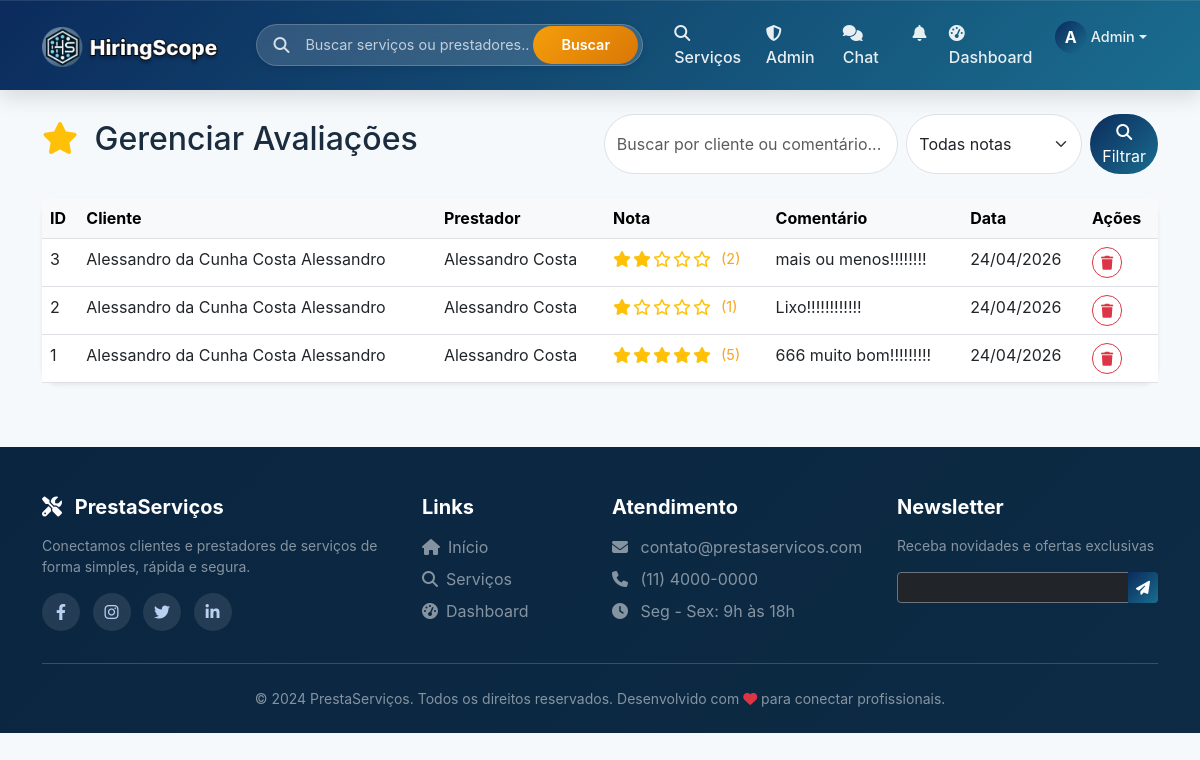
The page /admin/avaliacoes (signed in) on the database its author committed.
### models.py (models this page shows, shortened)
class Usuario(UserMixin, db.Model):
    __tablename__ = 'usuarios'
    id = db.Column(db.Integer, primary_key=True)
    nome = db.Column(db.String(100), nullable=False)
    email = db.Column(db.String(100), unique=True, nullable=False)
    senha_hash = db.Column(db.String(200), nullable=False)
    telefone = db.Column(db.String(20))
    tipo = db.Column(db.String(20), nullable=False)  # cliente, prestador
    is_admin = db.Column(db.Boolean, default=False)  # NOVO CAMPO
    data_cadastro = db.Column(db.DateTime, default=datetime.utcnow)
    foto_perfil = db.Column(db.String(200), default='default.jpg')
    foto_url = db.Column(db.String(500), nullable=True)  # URL da foto do Google
    descricao = db.Column(db.Text)
    servicos_oferecidos = db.relationship('Servico', back_populates='prestador', lazy=True, overlaps='prestador_rel')
    avaliacoes_recebidas = db.relationship('Avaliacao', foreign_keys='Avaliacao.prestador_id', back_populates='prestador', lazy=True, overlaps='avaliado_rel')
    avaliacoes_feitas = db.relationship('Avaliacao', foreign_keys='Avaliacao.cliente_id', back_populates='cliente', lazy=True, overlaps='avaliador_rel')
    favoritos = db.relationship('Favorito', foreign_keys='Favorito.cliente_id', back_populates='cliente', lazy=True, overlaps='cliente_rel')
    contratos_como_cliente = db.relationship('Contrato', foreign_keys='Contrato.cliente_id', back_populates='cliente', lazy=True, overlaps='cliente_rel')
    contratos_como_prestador = db.relationship('Contrato', foreign_keys='Contrato.prestador_id', back_populates='prestador', lazy=True, overlaps='prestador_rel')

class Avaliacao(db.Model):
    __tablename__ = 'avaliacoes'
    id = db.Column(db.Integer, primary_key=True)
    contrato_id = db.Column(db.Integer, db.ForeignKey('contratos.id'), nullable=False)  # link com contrato
    cliente_id = db.Column(db.Integer, db.ForeignKey('usuarios.id'), nullable=False)
    prestador_id = db.Column(db.Integer, db.ForeignKey('usuarios.id'), nullable=False)
    servico_id = db.Column(db.Integer, db.ForeignKey('servicos.id'), nullable=True)  # Opcional
    nota = db.Column(db.Integer, nullable=False)
    comentario = db.Column(db.Text)
    qualidade = db.Column(db.Integer, nullable=True)
    pontualidade = db.Column(db.Integer, nullable=True)
    comunicacao = db.Column(db.Integer, nullable=True)
    preco_justo = db.Column(db.Integer, nullable=True)
    data_avaliacao = db.Column(db.DateTime, default=datetime.utcnow)
    editado = db.Column(db.Boolean, default=False)
    data_edicao = db.Column(db.DateTime, nullable=True)
    cliente = db.relationship('Usuario', foreign_keys=[cliente_id], back_populates='avaliacoes_feitas')
    prestador = db.relationship('Usuario', foreign_keys=[prestador_id], back_populates='avaliacoes_recebidas')
    servico = db.relationship('Servico', foreign_keys=[servico_id], back_populates='avaliacoes')
    contrato = db.relationship('Contrato', foreign_keys=[contrato_id], back_populates='avaliacao')

### routes/admin_routes.py (the view)
@admin_bp.route('/avaliacoes')
@admin_required
def avaliacoes():
    nota = request.args.get('nota', '')
    search = request.args.get('search', '')
    query = Avaliacao.query
    if nota and nota.isdigit():
        query = query.filter_by(nota=int(nota))
    if search:
        query = query.join(Usuario, Avaliacao.cliente_id == Usuario.id).filter(
            Usuario.nome.ilike(f'%{search}%') |
            Avaliacao.comentario.ilike(f'%{search}%')
        )
    avaliacoes = query.order_by(Avaliacao.data_avaliacao.desc()).paginate(page=request.args.get('page', 1, type=int), per_page=20)
    return render_template('admin/avaliacoes.html', avaliacoes=avaliacoes, nota=nota, search=search)

### app.py (called while the page is built)
@login_manager.user_loader
def load_user(user_id):
    from models import Usuario
    return Usuario.query.get(int(user_id))

@app.context_processor
def utility_processor():
    def get_icone_categoria(categoria):
        icons = {
            'Tecnologia': 'fa-laptop-code', 'Construção': 'fa-hard-hat',
            'Design': 'fa-paintbrush', 'Educação': 'fa-chalkboard-user',
            'Saúde': 'fa-heartbeat', 'Marketing': 'fa-chart-line'
        }
        return icons.get(categoria, 'fa-tools')
    def get_cor_categoria(categoria):
        colors = {
            'Tecnologia': 'primary', 'Construção': 'warning',
            'Design': 'danger', 'Educação': 'success', 'Saúde': 'info'
        }
        return colors.get(categoria, 'dark')
    return {
        'get_icone_categoria': get_icone_categoria,
        'get_cor_categoria': get_cor_categoria,
        'now': datetime.utcnow()
    }

### routes/admin_routes.py (called while the page is built)
def admin_required(f):
    @wraps(f)
    def decorated_function(*args, **kwargs):
        if not current_user.is_authenticated or not current_user.is_admin:
            flash('Acesso negado. Área restrita para administradores.', 'danger')
            return redirect(url_for('main.index'))
        return f(*args, **kwargs)
    return decorated_function

### templates/admin/avaliacoes.html (shortened to what this page needs)
{% extends "base.html" %}
{% block content %}
<div class="container mt-4">
    <div class="d-flex justify-content-between align-items-center mb-4 flex-wrap gap-3">
        <h2>
            <i class="fas fa-star text-warning me-2"></i>
            Gerenciar Avaliações
        </h2>
        <div>
            <form method="GET" class="d-flex gap-2">
                <input type="text" name="search" class="form-control rounded-pill" placeholder="Buscar por cliente ou comentário..." value="{{ search }}">
                <select name="nota" class="form-select rounded-pill" style="width: auto;">
                    <option value="">Todas notas</option>
                </select>
                <button type="submit" class="btn btn-primary rounded-pill">
                    <i class="fas fa-search"></i> Filtrar
                </button>
            </form>
        </div>
    </div>
    <div class="card shadow-sm border-0 rounded-4">
        <div class="card-body p-0">
            <div class="table-responsive">
                <table class="table table-hover mb-0">
                    <thead class="table-light">
                        <tr>
                            <th>ID</th>
                            <th>Cliente</th>
                            <th>Prestador</th>
                            <th>Nota</th>
                            <th>Comentário</th>
                            <th>Data</th>
                            <th>Ações</th>
                        </tr>
                    </thead>
                    <tbody>
                        {% for avaliacao in avaliacoes.items %}
                        <tr>
                            <td>{{ avaliacao.id }}</td>
                            <td>{{ avaliacao.cliente.nome if avaliacao.cliente else 'Cliente' }}</td>
                            <td>{{ avaliacao.prestador.nome if avaliacao.prestador else 'Prestador' }}</td>
                            <td>
                                <div class="rating">
                                    {% for i in range(5) %}
                                        {% if i < avaliacao.nota %}
                                            <i class="fas fa-star text-warning"></i>
                                        {% else %}
                                            <i class="far fa-star text-warning"></i>
                                        {% endif %}
                                    {% endfor %}
                                    <span class="ms-2">({{ avaliacao.nota }})</span>
                                </div>
                            </td>
                            <td>{{ avaliacao.comentario[:50] }}{% if avaliacao.comentario and avaliacao.comentario|length > 50 %}...{% endif %}</td>
                            <td>{{ avaliacao.data_avaliacao.strftime('%d/%m/%Y') }}</td>
                            <td>
                                <form action="{{ url_for('admin.delete_avaliacao', avaliacao_id=avaliacao.id) }}" method="POST" class="d-inline" onsubmit="return confirm('Tem certeza que deseja remover esta avaliação?')">
                                    <button type="submit" class="btn btn-sm btn-outline-danger rounded-pill">
                                        <i class="fas fa-trash"></i>
                                    </button>
                                </form>
                            </td>
                        </tr>
                        {% endfor %}
                    </tbody>
                </table>
            </div>
        </div>
    </div>
</div>
{% endblock %}

### templates/components/base/navbar.html (shortened to what this page needs)
<nav class="navbar navbar-expand-lg navbar-dark sticky-top">
    <div class="container">
        <a class="navbar-brand" href="{{ url_for('main.index') }}">
            <img src="{{ url_for('static', filename='img/logo.png') }}"
                 alt="PrestaServiços"
                 class="navbar-logo"
                 style="height: 42px;"
                 onerror="this.onerror=null; this.parentNode.innerHTML='<i class=\'fas fa-tools me-2\'></i> PrestaServiços';">
        </a>
        <div class="search-bar-desktop d-none d-lg-block">
            <div class="search-bar-wrapper">
                <div class="search-icon"><i class="fas fa-search"></i></div>
                <input type="text" id="globalSearchInput" class="search-input" placeholder="Buscar serviços ou prestadores...">
                <button id="globalSearchBtn" class="search-btn">Buscar</button>
            </div>
        </div>
        <div class="collapse navbar-collapse" id="navbarNav">
            <ul class="navbar-nav ms-auto">
                <li class="nav-item">
                    <a class="nav-link" href="{{ url_for('servico.lista') }}">
                        <i class="fas fa-search me-1"></i> Serviços
                    </a>
                </li>
                {% if current_user.is_authenticated and current_user.is_admin %}
                <li class="nav-item">
                    <a class="nav-link" href="{{ url_for('admin.dashboard') }}">
                        <i class="fas fa-shield-alt me-1"></i> Admin
                    </a>
                </li>
                {% endif %}
                {% if current_user.is_authenticated %}
                    <li class="nav-item position-relative">
                        <a class="nav-link chat-link" href="{{ url_for('chat.index') }}">
                            <i class="fas fa-comments me-1"></i> Chat
                        </a>
                    </li>
                    <li class="nav-item dropdown">
                        <a class="nav-link" href="#" id="notificationDropdown" role="button" data-bs-toggle="dropdown">
                            <i class="fas fa-bell"></i>
                        </a>
                    </li>
                    <li class="nav-item">
                        <a class="nav-link" href="{{ url_for('main.dashboard') }}">
                            <i class="fas fa-tachometer-alt me-1"></i> Dashboard
                        </a>
                    </li>
                    <li class="nav-item dropdown">
                        <a class="nav-link dropdown-toggle d-flex align-items-center" href="#" id="userDropdown" role="button" data-bs-toggle="dropdown">
                            {% if current_user.foto_url %}
                                <img src="{{ current_user.foto_url }}" class="user-avatar-nav" alt="Avatar" onerror="this.style.display='none'; this.parentNode.querySelector('.user-avatar-nav-placeholder').style.display='inline-flex';">
                                <div class="user-avatar-nav-placeholder" style="display: none;">{{ current_user.nome[0]|upper }}</div>
                            {% else %}
                                <div class="user-avatar-nav-placeholder">{{ current_user.nome[0]|upper }}</div>
                            {% endif %}
                            <span class="user-name-nav ms-1">{{ current_user.nome.split()[0] }}</span>
                        </a>
                    </li>
                {% endif %}
            </ul>
        </div>
    </div>
</nav>

### static/style.css (style rules this page uses)
:root { --primary: #0b2b5c; --primary-light: #1a6d8f; --primary-dark: #071a36; --accent: #3bb2ff; --success: #10b981; --warning: #fbbf24; --danger: #ef4444; --bg: #f6f9fc; --card: #ffffff; --text: #1a2c3e; --muted: #6b7280; --shadow-soft: 0 10px 25px rgba(0,0,0,0.05); --shadow-strong: 0 25px 50px -15px rgba(0,0,0,0.25); --gradient-main: linear-gradient(135deg, var(--primary), var(--primary-light)); }
* { margin: 0; padding: 0; box-sizing: border-box; }
body { font-family: 'Inter', 'Segoe UI', system-ui, sans-serif; background: var(--bg); color: var(--text); scroll-behavior: smooth; }
.navbar { background: linear-gradient(135deg, #0b2b5c 0%, #134b73 50%, #1a6d8f 100%); box-shadow: 0 8px 20px rgba(0, 0, 0, 0.12), inset 0 1px 0 rgba(255, 255, 255, 0.1); padding: 0.8rem 0; position: sticky; top: 0; z-index: 1000; backdrop-filter: blur(2px); }
.navbar-brand { font-size: 1.8rem; font-weight: 800; background: linear-gradient(120deg, #ffffff, #c3e2ff); background-clip: text; -webkit-background-clip: text; color: transparent; letter-spacing: -0.5px; transition: all 0.3s; }
.nav-link { color: rgba(255, 255, 255, 0.9) !important; font-weight: 500; margin: 0 0.2rem; padding: 0.5rem 1.2rem; border-radius: 40px; transition: all 0.2s; }
.navbar-logo { height: 40px; width: auto; max-height: 40px; object-fit: contain; transition: all 0.2s; }
.rating { color: #f5a623; font-size: 0.9rem; }
.search-bar-wrapper { display: flex; align-items: center; background: white; border-radius: 60px; box-shadow: 0 4px 12px rgba(0, 0, 0, 0.08); border: 1px solid #e2e8f0; transition: all 0.2s; overflow: hidden; }
.search-icon { padding: 0 16px; color: #94a3b8; font-size: 1.1rem; }
.navbar-logo { height: 40px; width: auto; max-height: 40px; object-fit: contain; }
.search-bar-desktop { flex: 0 0 320px; margin: 0 20px; }
@media (min-width: 1200px) { .search-bar-desktop { flex: 0 0 380px; } }
.search-bar-wrapper { display: flex; align-items: center; background: white; border-radius: 60px; box-shadow: 0 2px 6px rgba(0,0,0,0.1); border: 1px solid #e2e8f0; overflow: hidden; height: 42px; }
.search-input { flex: 1; border: none; padding: 0 0 0 12px; font-size: 0.9rem; outline: none; background: transparent; }
.search-input::placeholder { color: #94a3b8; font-weight: 400; }
.search-btn { background: var(--gradient-main); border: none; color: white; padding: 0 28px; font-weight: 600; border-radius: 0 60px 60px 0; transition: 0.2s; cursor: pointer; font-size: 0.95rem; }
.rating i { color: #fbbf24; font-size: 1rem; }
.user-avatar-nav-placeholder { width: 32px; height: 32px; border-radius: 50%; background: var(--gradient-main); display: inline-flex; align-items: center; justify-content: center; color: white; font-weight: bold; font-size: 1rem; }
.user-name-nav { font-size: 0.9rem; font-weight: 500; }
.btn-primary { background: linear-gradient(135deg, #0b2b5c, #1a6d8f); border: none; }
.rating { display: inline-flex; align-items: center; gap: 2px; }

### static/css/base.css (style rules this page uses)
.search-bar-desktop { flex: 0 0 380px; margin: 0 20px; }
.search-bar-wrapper { display: flex; align-items: center; background: rgba(255, 255, 255, 0.15); backdrop-filter: blur(8px); border-radius: 60px; border: 1px solid rgba(255, 255, 255, 0.2); transition: all 0.3s ease; overflow: hidden; }
.search-icon { padding: 0 16px; color: rgba(255, 255, 255, 0.8); font-size: 1rem; transition: color 0.3s ease; }
.search-input { flex: 1; border: none; padding: 12px 0; font-size: 0.9rem; outline: none; background: transparent; color: white; }
.search-input::placeholder { color: rgba(255, 255, 255, 0.7); }
.search-btn { background: linear-gradient(135deg, #f59e0b, #d97706); border: none; color: white; padding: 8px 28px; font-weight: 600; border-radius: 60px; transition: all 0.3s ease; cursor: pointer; font-size: 0.9rem; margin: 4px; }
.user-avatar-nav-placeholder { width: 32px; height: 32px; border-radius: 50%; background: linear-gradient(135deg, #0b2b5c, #1a6d8f); display: inline-flex; align-items: center; justify-content: center; color: white; font-weight: bold; }

### templates/admin/avaliacoes.html (style rules this page uses)
.rating { display: inline-flex; align-items: center; gap: 2px; }

### rows shown on the page
Usuario: nome "A", nome "Admin"
Avaliacao: id "3", cliente "Alessandro da Cunha Costa Alessandro", prestador "Alessandro Costa", nota "2", comentario "mais ou menos!!!!!!!!", data_avaliacao "24/04/2026"
Avaliacao: id "2", cliente "Alessandro da Cunha Costa Alessandro", prestador "Alessandro Costa", nota "1", comentario "Lixo!!!!!!!!!!!!", data_avaliacao "24/04/2026"
Avaliacao: id "1", cliente "Alessandro da Cunha Costa Alessandro", prestador "Alessandro Costa", nota "5", comentario "666 muito bom!!!!!!!!!", data_avaliacao "24/04/2026"
